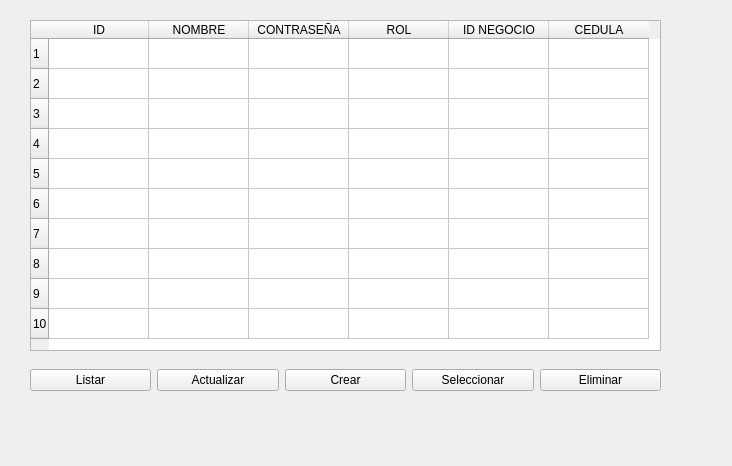
<?xml version="1.0" encoding="UTF-8"?>
<ui version="4.0">
 <class>Negocios</class>
 <widget class="QMainWindow" name="Negocios">
  <property name="geometry">
   <rect>
    <x>0</x>
    <y>0</y>
    <width>732</width>
    <height>466</height>
   </rect>
  </property>
  <property name="windowTitle">
   <string>Negocios</string>
  </property>
  <widget class="QWidget" name="centralwidget">
   <widget class="QTableWidget" name="tableNegocios">
    <property name="geometry">
     <rect>
      <x>30</x>
      <y>20</y>
      <width>631</width>
      <height>331</height>
     </rect>
    </property>
    <property name="rowCount">
     <number>10</number>
    </property>
    <row/>
    <row/>
    <row/>
    <row/>
    <row/>
    <row/>
    <row/>
    <row/>
    <row/>
    <row/>
    <column>
     <property name="text">
      <string>ID</string>
     </property>
    </column>
    <column>
     <property name="text">
      <string>NOMBRE</string>
     </property>
    </column>
    <column>
     <property name="text">
      <string>CONTRASEÑA</string>
     </property>
    </column>
    <column>
     <property name="text">
      <string>ROL</string>
     </property>
    </column>
    <column>
     <property name="text">
      <string>ID NEGOCIO</string>
     </property>
    </column>
    <column>
     <property name="text">
      <string>CEDULA</string>
     </property>
    </column>
   </widget>
   <widget class="QWidget" name="layoutWidget">
    <property name="geometry">
     <rect>
      <x>30</x>
      <y>360</y>
      <width>631</width>
      <height>41</height>
     </rect>
    </property>
    <layout class="QHBoxLayout" name="horizontalLayout">
     <item>
      <widget class="QPushButton" name="btnListarNegocios">
       <property name="text">
        <string>Listar</string>
       </property>
      </widget>
     </item>
     <item>
      <widget class="QPushButton" name="btnActualizarNegocio">
       <property name="text">
        <string>Actualizar</string>
       </property>
      </widget>
     </item>
     <item>
      <widget class="QPushButton" name="btnCrearNegocio">
       <property name="text">
        <string>Crear</string>
       </property>
      </widget>
     </item>
     <item>
      <widget class="QPushButton" name="btnSeleccionarNegocio">
       <property name="text">
        <string>Seleccionar</string>
       </property>
      </widget>
     </item>
     <item>
      <widget class="QPushButton" name="btnEliminarNegocio">
       <property name="text">
        <string>Eliminar</string>
       </property>
      </widget>
     </item>
    </layout>
   </widget>
  </widget>
 </widget>
 <resources/>
 <connections/>
</ui>
